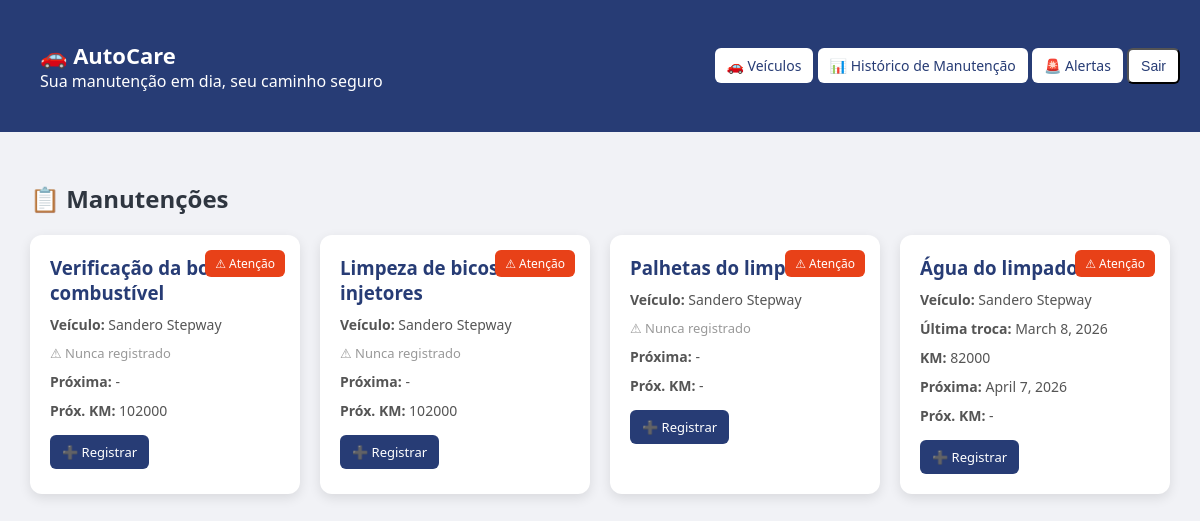
The app's page / (signed in) with its own data.
### core/models.py (models this page shows, shortened)
class Veiculo(models.Model):
    usuario = models.ForeignKey(User, on_delete=models.CASCADE)
    modelo = models.CharField(max_length=100)
    ano = models.IntegerField()
    km_atual = models.IntegerField()

class TipoManutencao(models.Model):
    nome = models.CharField(max_length=100)
    categoria = models.ForeignKey(Categoria, on_delete=models.CASCADE)
    frequencia_dias = models.IntegerField(null=True, blank=True)
    frequencia_km = models.IntegerField(null=True, blank=True)

class Manutencao(models.Model):
    veiculo = models.ForeignKey(Veiculo, on_delete=models.CASCADE)
    tipo = models.ForeignKey(TipoManutencao, on_delete=models.CASCADE)
    data = models.DateField()
    km = models.IntegerField()
    observacoes = models.TextField(blank=True)
    alerta_7_dias_antes = models.BooleanField(default=False)
    alerta_no_dia = models.BooleanField(default=False)
    alerta_7_dias_depois = models.BooleanField(default=False)
    def proxima_data(self):
        if self.tipo.frequencia_dias:
            return self.data + timedelta(days=self.tipo.frequencia_dias)
        return None
    def proximo_km(self):
        if self.tipo.frequencia_km:
            return self.km + self.tipo.frequencia_km
        return None
    def precisa_alerta(self):
        hoje = timezone.now().date()
        km_atual = self.veiculo.km_atual
        alerta_data = False
        alerta_km = False
        proxima_data = self.proxima_data()
        proximo_km = self.proximo_km()
        if proxima_data:
            alerta_data = hoje >= proxima_data
        if proximo_km:
            alerta_km = km_atual >= proximo_km
        return alerta_data or alerta_km
    @classmethod
    def ultima_manutencao(cls, veiculo, tipo):
        return cls.objects.filter(
            veiculo=veiculo,
            tipo=tipo
        ).order_by('-data').first()

### core/views.py (the view)
# urls.py: path('', views.dashboard, name='dashboard'),
@login_required
def dashboard(request):
    veiculos = Veiculo.objects.filter(usuario=request.user)
    tipos = TipoManutencao.objects.all()
    dados = []
    for veiculo in veiculos:
        primeira_manutencao = Manutencao.objects.filter(
            veiculo=veiculo
        ).order_by('km').first()
        km_base = veiculo.km_atual
        if primeira_manutencao:
            km_base = primeira_manutencao.km
        for tipo in tipos:
            ultima = Manutencao.ultima_manutencao(veiculo, tipo)
            if ultima:
                dados.append({
                    'veiculo': veiculo,
                    'tipo': tipo,
                    'ultima_data': ultima.data,
                    'ultimo_km': ultima.km,
                    'proxima_data': ultima.proxima_data(),
                    'proximo_km': ultima.proximo_km(),
                    'alerta': ultima.precisa_alerta(),
                    'sem_historico': False
                })
            else:
                proximo_km = None
                if tipo.frequencia_km:
                    proximo_km = km_base + tipo.frequencia_km
                dados.append({
                    'veiculo': veiculo,
                    'tipo': tipo,
                    'ultima_data': None,
                    'ultimo_km': km_base,
                    'proxima_data': None,
                    'proximo_km': proximo_km,
                    'alerta': True,
                    'sem_historico': True
                })
    tem_veiculo = veiculos.exists()
    tem_manutencao = Manutencao.objects.filter(
        veiculo__usuario=request.user
    ).exists()
    contexto = {
        'dados': dados,
        'tem_veiculo': tem_veiculo,
        'tem_manutencao': tem_manutencao
    }
    return render(request, 'dashboard.html', contexto)

### templates/dashboard.html (shortened to what this page needs)
<!DOCTYPE html>
<html>
<head>
</head>
<body>
<div class="header">
<div class="header">
    <div class="left">
        <div class="logo">🚗 AutoCare</div>
        <div class="slogan">Sua manutenção em dia, seu caminho seguro</div>
    </div>
</div>
    <div>
        <a href="/veiculos/" class="btn">🚗 Veículos</a>
        <a href="/historico/" class="btn">📊 Histórico de Manutenção</a>
        <a href="{% url 'alertas' %}" class="btn">🚨 Alertas</a>
        <form action="/accounts/logout/" method="post" style="display:inline;">
    <button type="submit" class="btn">Sair</button>
</form>
    </div>
</div>
<div class="container">
<h2>📋 Manutenções</h2>
<div class="grid">
        {% for item in dados %}
        <div class="card">
            {% if item.alerta %}
                <div class="alerta">⚠ Atenção</div>
            {% else %}
                <div class="alerta ok">✔ OK</div>
            {% endif %}
            <h3>{{ item.tipo.nome }}</h3>
            <div class="info">
                <b>Veículo:</b> {{ item.veiculo.modelo }}
            </div>
            {% if item.sem_historico %}
                <div class="info empty">
                    ⚠ Nunca registrado
                </div>
            {% else %}
                <div class="info">
                    <b>Última troca:</b> {{ item.ultima_data }}
                </div>
                <div class="info">
                    <b>KM:</b> {{ item.ultimo_km }}
                </div>
            {% endif %}
            <div class="info">
                <b>Próxima:</b>
                {% if item.proxima_data %}
                    {{ item.proxima_data }}
                {% else %}
                    -
                {% endif %}
            </div>
            <div class="info">
                <b>Próx. KM:</b>
                {% if item.proximo_km %}
                    {{ item.proximo_km }}
                {% else %}
                    -
                {% endif %}
            </div>
            <a href="/adicionar/?veiculo={{ item.veiculo.id }}&tipo={{ item.tipo.id }}" class="btn-action">
                ➕ Registrar
            </a>
        </div>
        {% endfor %}
    </div>
</div>
</body>
</html>

### templates/dashboard.html (style rules this page uses)
body { font-family: 'Segoe UI', Arial; background: #f1f2f6; margin: 0; }
.header { background: #273c75; color: white; padding: 20px; display: flex; justify-content: space-between; align-items: center; }
.logo { font-size: 22px; font-weight: bold; }
.btn { background: white; color: #273c75; padding: 8px 12px; border-radius: 6px; text-decoration: none; font-size: 14px; }
.container { padding: 30px; }
h2 { margin-bottom: 20px; color: #2f3640; }
.grid { display: grid; grid-template-columns: repeat(auto-fit, minmax(260px, 1fr)); gap: 20px; }
.card { background: white; padding: 20px; border-radius: 12px; box-shadow: 0 4px 12px rgba(0,0,0,0.1); position: relative; }
.card h3 { margin: 0; color: #273c75; }
.info { font-size: 14px; margin-top: 10px; color: #555; }
.alerta { background: #e84118; color: white; padding: 5px 10px; border-radius: 6px; font-size: 12px; position: absolute; top: 15px; right: 15px; }
.btn-action { margin-top: 15px; display: inline-block; padding: 8px 12px; background: #273c75; color: white; border-radius: 6px; text-decoration: none; font-size: 13px; }
.empty { color: #999; font-size: 13px; }

### records on screen
Veiculo: tipo.nome "Verificação da bomba de combustível", veiculo.modelo "Sandero Stepway", shows "⚠ Nunca registrado", proximo_km "102000", tipo.nome "Limpeza de bicos injetores", tipo.nome "Palhetas do limpador", tipo.nome "Água do limpador", ultima_data "March 8, 2026", ultimo_km "82000", proxima_data "April 7, 2026"
